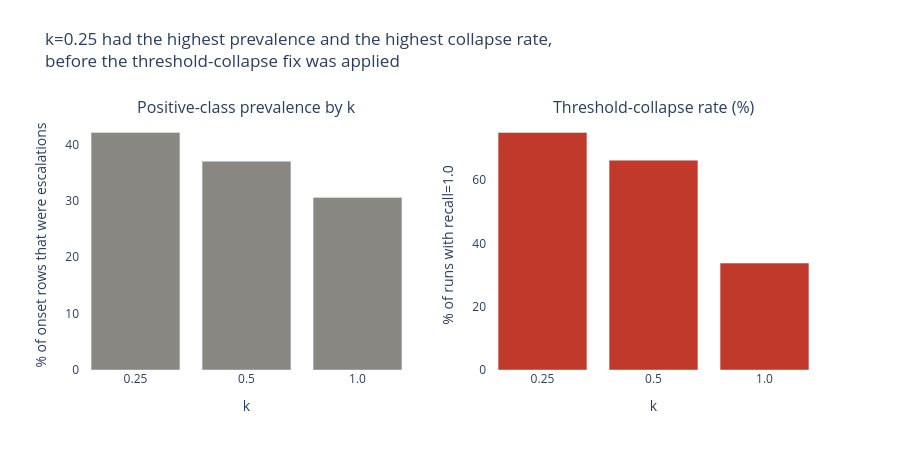

Here is the notebook cell this chart was saved with:
### Code cell
ks = k_summary_1_1.index.astype(str)

fig = make_subplots(rows=1, cols=2, subplot_titles=("Positive-class prevalence by k", "Threshold-collapse rate (%)"))

fig.add_trace(
    go.Bar(x=ks, y=k_summary_1_1["onset_prevalence_pct"], marker_color="#898781", name="Prevalence"),
    row=1, col=1,
)
fig.add_trace(
    go.Bar(x=ks, y=k_summary_1_1["collapse_rate"] * 100, marker_color="#c0392b", name="Collapse rate"),
    row=1, col=2,
)

fig.update_xaxes(title_text="k", row=1, col=1)
fig.update_xaxes(title_text="k", row=1, col=2)
fig.update_yaxes(title_text="% of onset rows that were escalations", row=1, col=1)
fig.update_yaxes(title_text="% of runs with recall=1.0", row=1, col=2)

fig.update_layout(
    showlegend=False, width=900, height=450,
    plot_bgcolor="white", paper_bgcolor="white",
    margin=dict(t=120),
    title={
        "text": "k=0.25 had the highest prevalence and the highest collapse rate,<br>before the threshold-collapse fix was applied",
        "y": 0.9, "yanchor": "top",
    },
)
fig.show()

### Figure 1 — Plotly figure (JSON) as saved in the notebook; plotly's stock layout.template omitted (floating-point values rounded to 4 significant figures)
{"data": [{"marker": {"color": "#898781"}, "name": "Prevalence", "type": "bar", "x": ["0.25", "0.5", "1.0"], "xaxis": "x", "y": [42.1, 37.0, 30.6], "yaxis": "y"}, {"marker": {"color": "#c0392b"}, "name": "Collapse rate", "type": "bar", "x": ["0.25", "0.5", "1.0"], "xaxis": "x2", "y": [75.0, 66.25, 33.75], "yaxis": "y2"}], "layout": {"annotations": [{"font": {"size": 16}, "showarrow": false, "text": "Positive-class prevalence by k", "x": 0.225, "xanchor": "center", "xref": "paper", "y": 1, "yanchor": "bottom", "yref": "paper"}, {"font": {"size": 16}, "showarrow": false, "text": "Threshold-collapse rate (%)", "x": 0.775, "xanchor": "center", "xref": "paper", "y": 1, "yanchor": "bottom", "yref": "paper"}], "height": 450, "margin": {"t": 120}, "paper_bgcolor": "white", "plot_bgcolor": "white", "showlegend": false, "title": {"text": "k=0.25 had the highest prevalence and the highest collapse rate,<br>before the threshold-collapse fix was applied", "y": 0.9, "yanchor": "top"}, "width": 900, "xaxis": {"anchor": "y", "domain": [0, 0.45], "title": {"text": "k"}}, "xaxis2": {"anchor": "y2", "domain": [0.55, 1], "title": {"text": "k"}}, "yaxis": {"anchor": "x", "domain": [0, 1], "title": {"text": "% of onset rows that were escalations"}}, "yaxis2": {"anchor": "x2", "domain": [0, 1], "title": {"text": "% of runs with recall=1.0"}}}}
